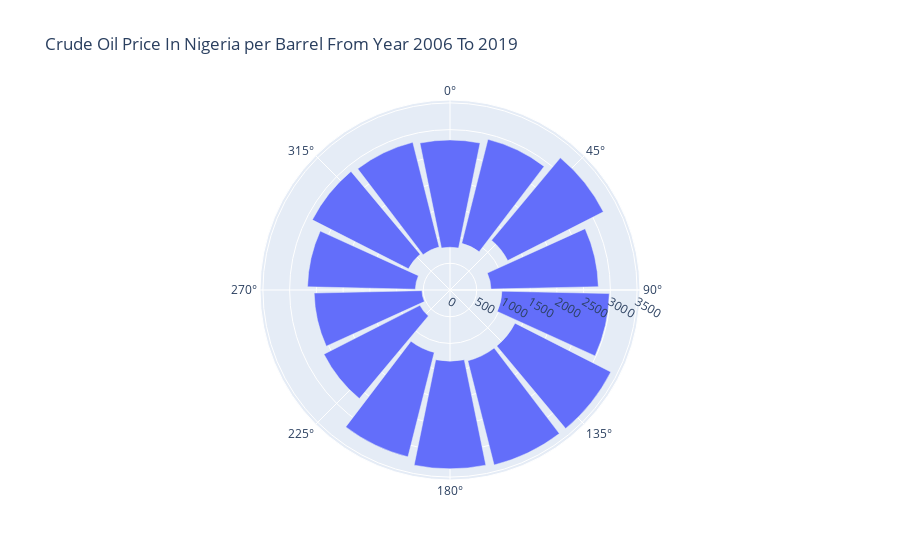

The notebook cell saved with this chart:
### Code cell
px.bar_polar(info4,r='Year',base='Crude Oil Price($)',hover_name='Year',title='Crude Oil Price In Nigeria per Barrel From Year 2006 To 2019')

### Figure 1 — Plotly figure (JSON) as saved in the notebook; plotly's stock layout.template omitted (floating-point values rounded to 4 significant figures)
{"data": [{"base": [800, 899.6, 1212.0, 766.8, 970.8, 1365.0, 1365.0, 1332.0, 1205.0, 631.8, 525.7, 649, 871.9, 830.5], "hovertemplate": "<b>%{hovertext}</b><br><br>Crude Oil Price($)=%{base}<br>Year=%{r}<extra></extra>", "hovertext": [2006, 2007, 2008, 2009, 2010, 2011, 2012, 2013, 2014, 2015, 2016, 2017, 2018, 2019], "legendgroup": "", "marker": {"color": "#636efa"}, "name": "", "r": [2006, 2007, 2008, 2009, 2010, 2011, 2012, 2013, 2014, 2015, 2016, 2017, 2018, 2019], "showlegend": false, "subplot": "polar", "type": "barpolar"}], "layout": {"barmode": "relative", "legend": {"tracegroupgap": 0}, "polar": {"angularaxis": {"direction": "clockwise", "rotation": 90}, "domain": {"x": [0, 1], "y": [0, 1]}}, "title": {"text": "Crude Oil Price In Nigeria per Barrel From Year 2006 To 2019"}}}
